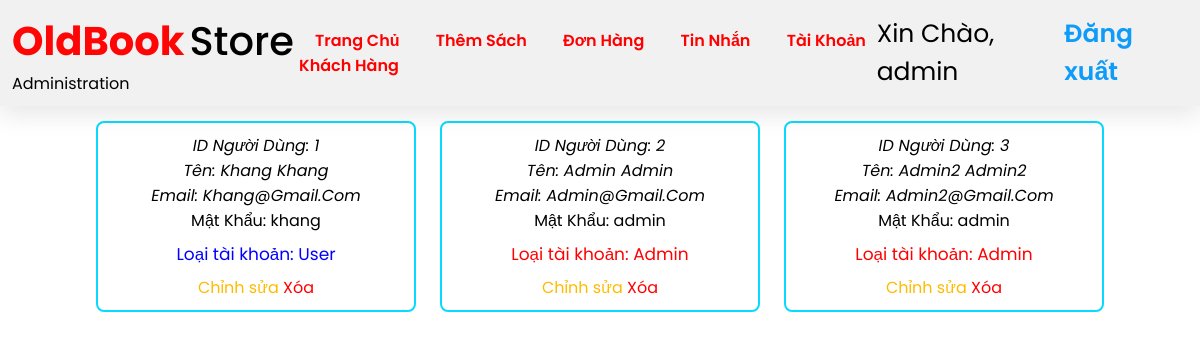
/users_detail.php (signed in), run on the app's committed database.
### tables this page shows
CREATE TABLE `users_info` (
  `Id` int(100) NOT NULL,
  `name` varchar(20) NOT NULL,
  `surname` varchar(20) NOT NULL,
  `email` varchar(50) NOT NULL,
  `password` varchar(30) NOT NULL,
  `user_type` varchar(20) NOT NULL DEFAULT 'user'
);

### users_detail.php (the view, shortened to what this page needs)
<?php
include 'config.php';
?>
<!DOCTYPE html>
<html lang="en">
<head>
    <link rel="stylesheet" href="./css/register.css">
    <link rel="stylesheet" href="./css/index_book.css">
</head>
<body>
    <?php
    include 'admin_header.php';
    ?>
        <section class="show-products">
    <div class="box-container">
   <?php
      $select_user = mysqli_query($conn, "SELECT Id,name,surname,email,password,user_type FROM users_info") or die('query failed');
      if(mysqli_num_rows($select_user) > 0){
         while($fetch_user = mysqli_fetch_assoc($select_user)){
   ?>
   <div class="box">
       <div class="name">ID Người Dùng: <?php echo $fetch_user['Id']; ?></div>
      <div class="name">Tên: <?php echo $fetch_user['name']; ?>&nbsp;<?php echo $fetch_user['surname']; ?></div>
      <div class="name">Email: <?php echo $fetch_user['email']; ?></div>
      <div class="password">Mật Khẩu: <?php echo $fetch_user['password']; ?></div>
      <div class="price"style="color:<?php if($fetch_user['user_type'] == 'Admin'){ echo 'red'; }else{ echo 'blue'; } ?>;">Loại tài khoản: <?php echo $fetch_user['user_type']; ?></div>
      <a style="color:rgb(255, 187, 0);" href="users_detail.php?update_user=<?php echo $fetch_user['Id']; ?>">Chỉnh sửa</a>
      <a href="users_detail.php?delete_user=<?php echo $fetch_user['Id']; ?>" onclick="return confirm('Bạn có muốn xóa người dùng này');">Xóa</a>
   </div>
   <?php
      }
   }else{
      echo '<p class="empty">Không có sản phẩm nào được thêm vào!</p>';
   }
   ?>
    </div>
    </section>
</body>
</html>

### admin_header.php (shortened to what this page needs)
<!DOCTYPE html>
<html lang="en">
<head>
    <link rel="stylesheet" href="./css/admin.css">
</head>
<body>
<header><div class="mainlogo">
        <div class="logo">
            <a href="admin_index.php"><span>OldBook </span>
            <span class="me">Store</span></a>
        </div><p>Administration</p></div>
        <div class="nav">
            <a href="admin_index.php">Trang Chủ</a>
            <a href="add_books.php">Thêm Sách</a>
            <a href="admin_orders.php">Đơn Hàng</a>
            <a href="message_admin.php">Tin Nhắn</a>
            <a href="users_detail.php">Tài Khoản Khách Hàng</a>
        </div>
        <div class="right">
            <div class="log_info">
                <p>Xin Chào, <?php echo $_SESSION['admin_name'];?></p>
            </div>
            <a class="Btn" href="logout.php?logout=<?php echo $_SESSION['admin_name'];?>">Đăng xuất</a>
        </div>
    </header>
</body>
</html>

### css/register.css (style rules this page uses)
* { text-decoration: none; }
body { background: #fff; font-family: "Poppins", sans-serif; }
html { overflow-x: hidden; top: 0; bottom: 0; left: 0; right: 0; }
.show-products .box-container { display: grid; grid-template-columns: repeat(auto-fit, 27rem); justify-content: center; gap: 1.5rem; max-width: 1200px; margin: 0 auto; align-items: flex-start; }
.show-products { padding-top: 0; margin-top: 15px; }
.show-products .box-container .box { text-align: center; padding: 12px; border-radius: 0.5rem; border: 2px solid rgb(15, 156, 221); }
.show-products .box-container .box .name { font-size: 1rem; color: black; text-transform: capitalize; }
.show-products .box-container .box .price { margin: 15px; font-size: 20px; color: rgb(32, 31, 31); }

### css/index_book.css (style rules this page uses)
* { text-decoration: none; margin: 0; padding: 0; font-family: "Poppins", sans-serif; box-sizing: border-box; outline: none; border:none; }
.show-products .box-container { display: grid; grid-template-columns: repeat(auto-fit, 20rem); justify-content: center; gap:1.5rem; max-width: 1200px; margin:0 auto; align-items: flex-start; }
.show-products { padding-top: 0; margin-top: 15px; }
.show-products .box-container .box { text-align: center; padding:10px; border-radius: .5rem; border:2px solid rgb(9, 218, 255); }
.show-products .box-container .box .name { font-size: 1rem; color:black; text-transform: capitalize; font-style: italic; }
.show-products .box-container .box .price { margin: 8px 0px; font-size: 17px; color: rgb(3, 180, 224); font-weight: 400; }

### css/admin.css (style rules this page uses)
* { text-decoration: none; margin: 0; padding: 0; font-family: "Poppins", sans-serif; box-sizing: border-box; outline: none; border: none; }
header { background: #f2f1f1; display: flex; justify-content: space-between; top: 0; left: 0; right: 0; padding: 10px 1%; align-items: center; position: sticky; z-index: 1000; box-shadow: 0 0.5rem 1.5rem rgba(0, 0, 0, 0.1); }
.logo a { display: flex; cursor: pointer; }
.logo a span { color: rgb(255, 5, 5); font-weight: bold; padding-right: 5px; font-size: 40px; }
.logo a .me { color: black; font-weight: 500; }
.nav a { padding: 0.5rem 1rem; font-weight: 600; transition: 0.2s ease; }
header .right { align-items: center; display: flex; }
header .right .Btn { color: rgb(15, 155, 248); margin: 0 15px; padding: 5px 3px; font-size: 25px; font-weight: 600; transition: 0.2s ease; }
header .right .log_info { font-size: 25px; }
a { color: #ff0000; text-decoration: none; background-color: transparent; }

### data on the page
users_info: Id "1", name "Khang", surname "Khang", email "Khang@gmail.com", password "khang", user_type "User"
users_info: Id "2", name "Admin", surname "Admin", email "Admin@gmail.com", password "admin", user_type "Admin"
users_info: Id "3", name "Admin2", surname "Admin2", email "Admin2@gmail.com", password "admin", user_type "Admin"

### other printed values
$_SESSION['admin_name'] "admin"
